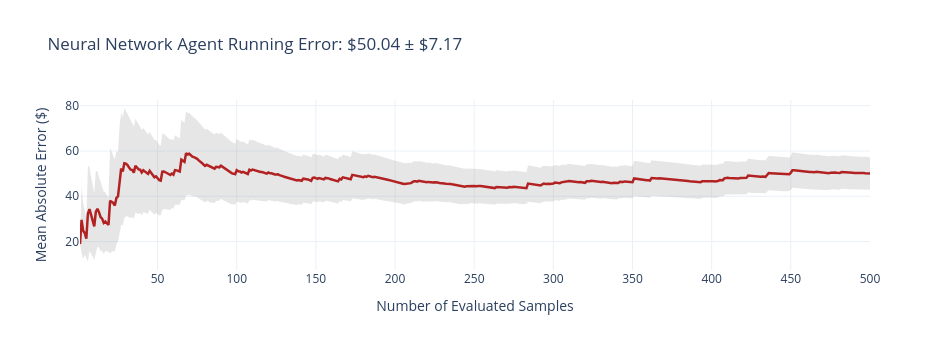
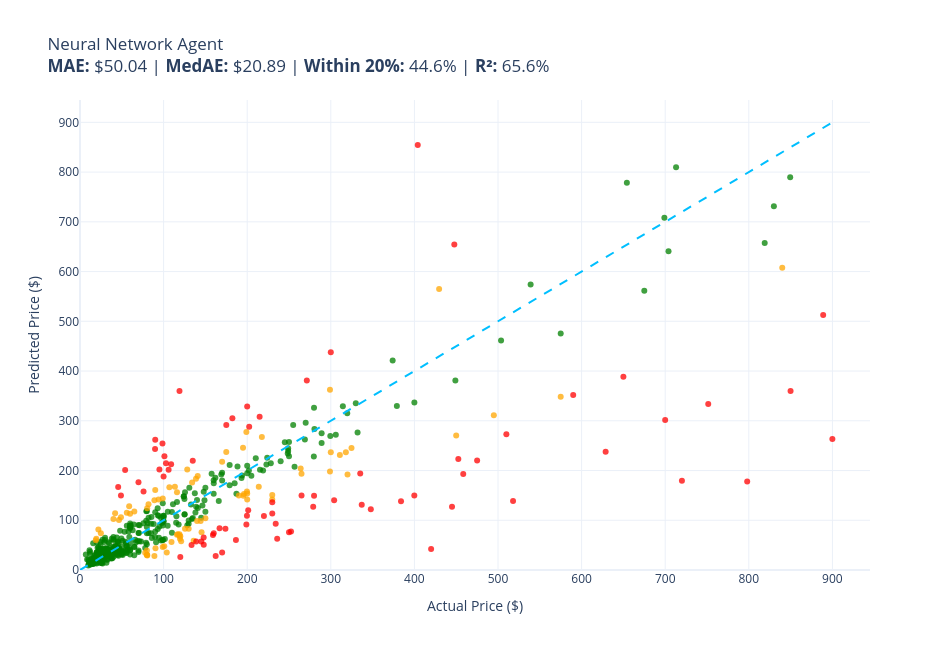

Notebook cell for these charts, in order:
### Markdown cell above
##### 5.3.1 Individual Agent Benchmarks

### Code cell
# 1. Neural Network Agent
logging.getLogger().setLevel(logging.WARNING)
evaluate(
    function=lambda item: nn_agent.price(item),
    data=eval_data,
    size=NUM_EVAL_ITEMS,
    title="Neural Network Agent"
)

### Figure 1 — Plotly figure (JSON) as saved in the notebook; plotly's stock layout.template omitted (floating-point values rounded to 4 significant figures; data arrays with more than 128 entries replaced by an {"elided": "..."} marker saying what was removed)
{"data": [{"fill": "toself", "fillcolor": "rgba(128,128,128,0.2)", "hoverinfo": "skip", "line": {"color": "rgba(255,255,255,0)"}, "name": "95% CI", "showlegend": false, "type": "scatter", "x": {"elided": "1000 int values"}, "y": {"elided": "1000 float values"}}, {"customdata": {"elided": "500 float values"}, "hovertemplate": "n=%{x}<br>Avg Error: $%{y:,.2f}<br>±95% CI: $%{customdata:,.2f}<extra></extra>", "line": {"color": "firebrick", "width": 2.5}, "mode": "lines", "name": "Cumulative Avg Error", "type": "scatter", "x": {"elided": "500 int values"}, "y": {"elided": "500 float values"}}], "layout": {"height": 350, "showlegend": false, "title": {"text": "Neural Network Agent Running Error: $50.04 ± $7.17"}, "width": 950, "xaxis": {"title": {"text": "Number of Evaluated Samples"}}, "yaxis": {"title": {"text": "Mean Absolute Error ($)"}}}}

### Figure 2 — Plotly figure (JSON) as saved in the notebook; plotly's stock layout.template omitted (floating-point values rounded to 4 significant figures; data arrays with more than 128 entries replaced by an {"elided": "..."} marker saying what was removed)
{"data": [{"customdata": {"elided": "348x1 str values"}, "hovertemplate": "%{customdata[0]}<extra></extra>", "legendgroup": "green", "marker": {"color": "green", "opacity": 0.75, "size": 6, "symbol": "circle"}, "mode": "markers", "name": "green", "orientation": "v", "showlegend": true, "type": "scatter", "x": {"elided": "348 float values"}, "xaxis": "x", "y": {"elided": "348 float values"}, "yaxis": "y"}, {"customdata": [["telpo Headlight Assembly Fit For 15 Camr...<br>Guess: $156.21<br>Actual: $115.99<br>Error: $40.22"], ["RBC12-UPC Replacement Battery Cartridge ...<br>Guess: $141.97<br>Actual: $229.99<br>Error: $88.02"], ["SuppliesOutlet Compatible Toner Cartridg...<br>Guess: $98.35<br>Actual: $144.29<br>Error: $45.94"], ["Mini PC, Kinupute Desktop Computer E3-12...<br>Guess: $311.21<br>Actual: $495.00<br>Error: $183.79"], ["Clementoni 39132.5 Jigsaw Puzzle 1,000 P...<br>Guess: $30.32<br>Actual: $79.95<br>Error: $49.63"], ["KOMPUTERBAY 4GB 2X 2GB DDR2 1066MHz PC2-...<br>Guess: $30.74<br>Actual: $80.34<br>Error: $49.60"], ["Travelpro Platinum Elite Slim Business L...<br>Guess: $167.33<br>Actual: $213.83<br>Error: $46.50"], ["Wenger City Upgrade Laptop Backpack with...<br>Guess: $75.83<br>Actual: $145.42<br>Error: $69.59"], ["Fjallraven, Kanken Laptop 15\" Backpack f...<br>Guess: $62.88<br>Actual: $119.65<br>Error: $56.77"], ["Diversitech WG840585 Motor, (Ddb) 1/3Hp,...<br>Guess: $176.06<br>Actual: $134.12<br>Error: $41.94"], ["Webcem Solar Shed Light Outdoor Indoor, ...<br>Guess: $34.47<br>Actual: $77.96<br>Error: $43.49"], ["Engine Thermostat, Replace 19301-PAA-306...<br>Guess: $59.90<br>Actual: $18.89<br>Error: $41.01"], ["Marvel Legends Series X-Men 6-Inch Archa...<br>Guess: $46.06<br>Actual: $98.95<br>Error: $52.89"], ["EMART Photography C Stand with Boom Arm,...<br>Guess: $67.62<br>Actual: $119.99<br>Error: $52.37"], ["Walker Exhaust Ultra EPA 16478 Direct Fi...<br>Guess: $348.08<br>Actual: $574.99<br>Error: $226.91"], ["4pc Wheel Spacers Adapters 4\" (2inch Per...<br>Guess: $72.11<br>Actual: $116.95<br>Error: $44.84"], ["Mikrotik RB3011UIAS-RM RouterBOARD 10xGi...<br>Guess: $198.14<br>Actual: $299.00<br>Error: $100.86"], ["MXR Carbon Copy Deluxe Analog Delay Guit...<br>Guess: $149.09<br>Actual: $195.50<br>Error: $46.41"], ["Ibanez M510OVS Acoustic Mandolin in Vint...<br>Guess: $217.51<br>Actual: $169.99<br>Error: $47.52"], ["CradlePoint Compact Broadband Router (CB...<br>Guess: $140.33<br>Actual: $89.00<br>Error: $51.33"], ["Universal Power Group 12V 100Ah Sealed L...<br>Guess: $141.91<br>Actual: $199.99<br>Error: $58.08"], ["Hp Pavilion P7-1257c Motherboard Aahd3-h...<br>Guess: $113.17<br>Actual: $59.86<br>Error: $53.31"], ["UPR Mach 1 Chin Spoiler Fits 94-98 Musta...<br>Guess: $117.71<br>Actual: $64.99<br>Error: $52.72"], ["ROHL WSGUM3018WH Wire Sink Grids, White<br>Guess: $202.21<br>Actual: $128.28<br>Error: $73.93"], ["Diversitech UC2436-3 Ultralite Condenser...<br>Guess: $124.20<br>Actual: $80.39<br>Error: $43.81"], ["Lorell Bell Chair Glide, 2.5\", Black<br>Guess: $62.70<br>Actual: $19.50<br>Error: $43.20"], ["APS iBoard (304 Stainless Steel Polished...<br>Guess: $193.41<br>Actual: $264.95<br>Error: $71.54"], ["StonKraft Brass Chess Board Game Set wit...<br>Guess: $98.50<br>Actual: $140.00<br>Error: $41.50"], ["A-Premium Front Suspension Steering Knuc...<br>Guess: $106.05<br>Actual: $48.99<br>Error: $57.06"], ["Dell XPS 13 9343-2727SLV 13.3\" Full HD S...<br>Guess: $607.94<br>Actual: $839.99<br>Error: $232.05"], ["Disney Princess Sparkling Princess Sleep...<br>Guess: $74.12<br>Actual: $24.95<br>Error: $49.17"], ["Garmin 010-12402-10 GT15M-TM Transom-Mou...<br>Guess: $183.54<br>Actual: $138.74<br>Error: $44.80"], ["MonMount Triple Monitor Stand Freestandi...<br>Guess: $39.39<br>Actual: $79.99<br>Error: $40.60"], ["World's Smallest Barbie Dreamhouse - (Bu...<br>Guess: $102.37<br>Actual: $39.99<br>Error: $62.38"], ["DAKOTT Kids Ride On Truck with Storage S...<br>Guess: $192.04<br>Actual: $319.99<br>Error: $127.95"], ["Pyle Home Premium New and Improved 4 Zon...<br>Guess: $57.59<br>Actual: $120.99<br>Error: $63.40"], ["16\" Tiffany Style Blue Stained Glass Art...<br>Guess: $149.67<br>Actual: $190.00<br>Error: $40.33"], ["MATX M.2 A 1155 Motherboard, DDR3 1066/1...<br>Guess: $100.41<br>Actual: $46.61<br>Error: $53.80"], ["02-13 2011 2012 2013 DODGE RAM RECEIVER ...<br>Guess: $245.46<br>Actual: $324.75<br>Error: $79.29"], ["CASAR HJ4022 Dual Swing Gate Opener Ligh...<br>Guess: $362.62<br>Actual: $299.00<br>Error: $63.62"], ["ALLOYWORKS 3 Row All Aluminum Radiator f...<br>Guess: $277.24<br>Actual: $199.00<br>Error: $78.24"], ["Hawk HB799F.597 Brake Pad<br>Guess: $143.70<br>Actual: $98.99<br>Error: $44.71"], ["Caran d'Ache 849: Metal Pen Ballpoint Re...<br>Guess: $81.67<br>Actual: $22.00<br>Error: $59.67"], ["TRANSTAR 6494 Urethane Flattening Agent ...<br>Guess: $56.43<br>Actual: $109.48<br>Error: $53.05"], ["Kndko Beverage Refrigerator Cooler - Min...<br>Guess: $152.96<br>Actual: $196.07<br>Error: $43.11"], ["Milwauke Lineman's High-Leverage Ratchet...<br>Guess: $58.80<br>Actual: $135.93<br>Error: $77.13"], ["Diplomat Excellence A2 Trim Fountain Pen...<br>Guess: $245.94<br>Actual: $195.00<br>Error: $50.94"], ["Shopcorp MS-390, 110V Industrial Motor A...<br>Guess: $113.93<br>Actual: $41.99<br>Error: $71.94"], ["3D MAXpider Cargo Custom Fit All-Weather...<br>Guess: $132.15<br>Actual: $81.95<br>Error: $50.20"], ["Beautost Fit for Porsche Macan 2014 2015...<br>Guess: $83.00<br>Actual: $129.99<br>Error: $46.99"], ["VGEBY1 Portal Axles, Red Metal Front Rea...<br>Guess: $43.70<br>Actual: $90.28<br>Error: $46.58"], ["Pop! Star Wars: Rancor with Luke & Slave...<br>Guess: $160.97<br>Actual: $89.99<br>Error: $70.98"], ["Hellwig 983 EZ Level Helper Spring Kit<br>Guess: $236.99<br>Actual: $174.95<br>Error: $62.04"], ["Palladium Empress Crystal (tm) Glass Fri...<br>Guess: $267.46<br>Actual: $217.53<br>Error: $49.93"], ["Kohler 3493-RA-0 Bath Hardware, White<br>Guess: $564.77<br>Actual: $429.56<br>Error: $135.21"], ["RCA RFRF710-WHITE Chest Freezer, Up to 1...<br>Guess: $270.49<br>Actual: $449.99<br>Error: $179.50"], ["SAMSUNG SMGRF4287HARS/XAA ASSEMBLY LEVER...<br>Guess: $35.16<br>Actual: $103.79<br>Error: $68.63"], ["A-Premium Electric Fuel Pump Module Asse...<br>Guess: $71.00<br>Actual: $115.99<br>Error: $44.99"], ["Klein Tools 63050-EINS Cable Cutters, El...<br>Guess: $128.24<br>Actual: $58.80<br>Error: $69.44"], ["Longacre 52-50483 Digital Shock Inflatio...<br>Guess: $83.14<br>Actual: $125.61<br>Error: $42.47"], ["ATP Automotive Graywerks 101322 Exhaust ...<br>Guess: $231.23<br>Actual: $310.82<br>Error: $79.59"], ["Elite Core Neutrik PowerCon Power Extens...<br>Guess: $114.93<br>Actual: $55.99<br>Error: $58.94"], ["ASURION 4 Year Musical Instrument Accide...<br>Guess: $104.05<br>Actual: $149.99<br>Error: $45.94"], ["OHREX N900 GPS Navigation for Truck Rv C...<br>Guess: $141.69<br>Actual: $93.99<br>Error: $47.70"], ["Death By Audio Echo Master Vocal Delay &...<br>Guess: $236.63<br>Actual: $300.00<br>Error: $63.37"], ["Kinesis Freestyle2 Keyboard for PC Kb800...<br>Guess: $28.04<br>Actual: $89.00<br>Error: $60.96"], ["iOptron 8434 StarFi Adaptor (Grey)<br>Guess: $47.57<br>Actual: $100.81<br>Error: $53.24"], ["ANFERSONLIGHT 52-Inch Tropical Fan Light...<br>Guess: $150.99<br>Actual: $229.99<br>Error: $79.00"], ["Plantronics 85619-12 Wired Headset, Gray<br>Guess: $68.83<br>Actual: $118.99<br>Error: $50.16"], ["APS iBoard Running Boards (Nerf Bars Sid...<br>Guess: $236.77<br>Actual: $318.00<br>Error: $81.23"], ["APDTY 9551371 Steering Knuckle Compatibl...<br>Guess: $157.93<br>Actual: $199.67<br>Error: $41.74"], ["FIA SP88-5 BLACK Universal Fit Truck Buc...<br>Guess: $188.87<br>Actual: $140.80<br>Error: $48.07"], ["OREDY Pair of 2 Rear Struts & Coil Sprin...<br>Guess: $166.46<br>Actual: $106.88<br>Error: $59.58"], ["Battalion Hanger, Bracket, Kit<br>Guess: $29.29<br>Actual: $80.44<br>Error: $51.15"], ["Flowmaster 527504 50 Big Block Muffler -...<br>Guess: $203.85<br>Actual: $263.95<br>Error: $60.10"], ["PNY Quadro NVS 420 PCI-Express x 16 with...<br>Guess: $153.89<br>Actual: $199.99<br>Error: $46.10"], ["R1 Concepts For 2000-2010 Celica, tC R1 ...<br>Guess: $167.39<br>Actual: $113.52<br>Error: $53.87"], ["Modern Table Lamp Metal Glass Dome Shade...<br>Guess: $72.08<br>Actual: $119.00<br>Error: $46.92"]], "hovertemplate": "%{customdata[0]}<extra></extra>", "legendgroup": "orange", "marker": {"color": "orange", "opacity": 0.75, "size": 6, "symbol": "circle"}, "mode": "markers", "name": "orange", "orientation": "v", "showlegend": true, "type": "scatter", "x": [116.0, 230.0, 144.3, 495.0, 79.95, 80.34, 213.8, 145.4, 119.7, 134.1, 77.96, 18.89, 98.95, 120.0, 575.0, 117.0, 299.0, 195.5, 170.0, 89.0, 200.0, 59.86, 64.99, 128.3, 80.39, 19.5, 264.9, 140.0, 48.99, 840.0, 24.95, 138.7, 79.99, 39.99, 320.0, 121.0, 190.0, 46.61, 324.8, 299.0, 199.0, 98.99, 22.0, 109.5, 196.1, 135.9, 195.0, 41.99, 81.95, 130.0, 90.28, 89.99, 174.9, 217.5, 429.6, 450.0, 103.8, 116.0, 58.8, 125.6, 310.8, 55.99, 150.0, 93.99, 300.0, 89.0, 100.8, 230.0, 119.0, 318.0, 199.7, 140.8, 106.9, 80.44, 263.9, 200.0, 113.5, 119.0], "xaxis": "x", "y": [156.2, 142.0, 98.35, 311.2, 30.32, 30.74, 167.3, 75.83, 62.88, 176.1, 34.47, 59.9, 46.06, 67.62, 348.1, 72.11, 198.1, 149.1, 217.5, 140.3, 141.9, 113.2, 117.7, 202.2, 124.2, 62.7, 193.4, 98.5, 106.0, 607.9, 74.12, 183.5, 39.39, 102.4, 192.0, 57.59, 149.7, 100.4, 245.5, 362.6, 277.2, 143.7, 81.67, 56.43, 153.0, 58.8, 245.9, 113.9, 132.1, 83.0, 43.7, 161.0, 237.0, 267.5, 564.8, 270.5, 35.16, 71.0, 128.2, 83.14, 231.2, 114.9, 104.0, 141.7, 236.6, 28.04, 47.57, 151.0, 68.83, 236.8, 157.9, 188.9, 166.5, 29.29, 203.8, 153.9, 167.4, 72.08], "yaxis": "y"}, {"customdata": [["PEMP E65 E66 CDC Simulate Optical Fiber ...<br>Guess: $359.95<br>Actual: $119.00<br>Error: $240.95"], ["SKB iSeries 3i-13096-6KP Case for BlackM...<br>Guess: $291.76<br>Actual: $174.99<br>Error: $116.77"], ["DEWALT 20V MAX* XR Impact Driver with Bl...<br>Guess: $223.08<br>Actual: $452.53<br>Error: $229.45"], ["Aolemi Oil Rubbed Bronze Single Function...<br>Guess: $254.58<br>Actual: $98.65<br>Error: $155.93"], ["JRready ST6313 DT Deutsch Connector Kit,...<br>Guess: $108.86<br>Actual: $199.68<br>Error: $90.82"], ["Dakota Alert MURS Alert Probe Sensor - M...<br>Guess: $108.47<br>Actual: $219.99<br>Error: $111.52"], ["KOHLER 18865-CP Filtered Water Faucet, P...<br>Guess: $220.27<br>Actual: $475.00<br>Error: $254.73"], ["Evan-Fischer Front Bumper Cover Compatib...<br>Guess: $287.78<br>Actual: $202.38<br>Error: $85.40"], ["Sumerain S1339CM Double Handle Widesprea...<br>Guess: $62.99<br>Actual: $235.86<br>Error: $172.87"], ["Poison Spyder 10-08-020 Rocker Knocker<br>Guess: $237.80<br>Actual: $628.76<br>Error: $390.96"], ["Lighted Triangle Mirror Cabinet Bathroom...<br>Guess: $127.01<br>Actual: $445.00<br>Error: $317.99"], ["BESTILL Wall Mounted Shower Faucet Set, ...<br>Guess: $157.72<br>Actual: $76.00<br>Error: $81.72"], ["Pidoko Kids Train Table, Grey with 90 Pc...<br>Guess: $26.06<br>Actual: $119.97<br>Error: $93.91"], ["ANZO USA 111207 GMC SIERRA 99-06 / YUKON...<br>Guess: $304.91<br>Actual: $182.28<br>Error: $122.63"], ["KOHLER K-1185540-CP Assembly-Slider<br>Guess: $166.64<br>Actual: $45.67<br>Error: $120.97"], ["Urth 62mm UV, Circular Polarizing (CPL),...<br>Guess: $57.47<br>Actual: $139.00<br>Error: $81.53"], ["Canon Sure Shot 90u 35mm Date Camera<br>Guess: $149.71<br>Actual: $399.89<br>Error: $250.18"], ["GENUINE VOLVO THERMOSTAT (3.0, 3.2) S60 ...<br>Guess: $214.42<br>Actual: $102.85<br>Error: $111.57"], ["Music Hall pa15.3 MM/MC Phono Preamplifi...<br>Guess: $75.97<br>Actual: $250.00<br>Error: $174.03"], ["Competition Clutch Disc and Pressure Pla...<br>Guess: $273.05<br>Actual: $510.00<br>Error: $236.95"], ["KUNFINE Android Radio CarPlay & Android ...<br>Guess: $201.71<br>Actual: $106.00<br>Error: $95.71"], ["VIPMOTOZ Sequential Turn Signal Premium ...<br>Guess: $127.34<br>Actual: $278.94<br>Error: $151.60"], ["Steering Wheel, Carbon Fiber Automotive ...<br>Guess: $654.46<br>Actual: $447.74<br>Error: $206.72"], ["Pacific Drums PDCM1618TTRB 16 x 18 Inche...<br>Guess: $41.99<br>Actual: $419.99<br>Error: $378.00"], ["HP Laserjet 2100 Laser Printer W/Test Pr...<br>Guess: $437.55<br>Actual: $299.98<br>Error: $137.57"], ["Targus CityGear Durable Backpack, Black,...<br>Guess: $50.17<br>Actual: $133.43<br>Error: $83.26"], ["Honeywell HWF2A-COM LTE/IP Digital Cellu...<br>Guess: $193.90<br>Actual: $335.20<br>Error: $141.30"], ["AIRAID Cold Air Intake System by K&N: In...<br>Guess: $328.83<br>Actual: $199.99<br>Error: $128.84"], ["Print Head Printhead for Zebra ZM400 Bar...<br>Guess: $35.43<br>Actual: $169.99<br>Error: $134.56"], ["Orange Amplifiers Crush12 12W 1x6 Guitar...<br>Guess: $212.84<br>Actual: $109.00<br>Error: $103.84"], ["Vox V847-C Wah Pedal<br>Guess: $135.97<br>Actual: $229.99<br>Error: $94.02"], ["PN-8593-G0 : Ghost Loaded ResoMax NW1 Wr...<br>Guess: $77.39<br>Actual: $252.41<br>Error: $175.02"], ["Garage-Pro Tail Light Compatible with 20...<br>Guess: $92.97<br>Actual: $234.10<br>Error: $141.13"], ["NI-KDS Fuser Assembly, RM1-6405 for HP P...<br>Guess: $202.26<br>Actual: $94.99<br>Error: $107.27"], ["rolls, 4 A-B Box (MA252)<br>Guess: $91.60<br>Actual: $199.00<br>Error: $107.40"], ["930 Axle Kit For Bus Trans, 19 1/4\" Leng...<br>Guess: $178.04<br>Actual: $798.06<br>Error: $620.02"], ["FE37190 Upgraded Rear AC Line Set, Air C...<br>Guess: $131.36<br>Actual: $336.99<br>Error: $205.63"], ["CHEYA Real Carbon Fiber Car Door Sill Sc...<br>Guess: $51.00<br>Actual: $148.00<br>Error: $97.00"], ["AT&T Airties Air 4921 Smart Wi-Fi Extend...<br>Guess: $113.63<br>Actual: $229.99<br>Error: $116.36"], ["FSYAO 20V 1/2 inch cordless impact wrenc...<br>Guess: $261.69<br>Actual: $89.99<br>Error: $171.70"], ["Grundfos 96693071 Pump MQ Protective Key...<br>Guess: $57.40<br>Actual: $145.09<br>Error: $87.69"], ["Luna Floral Flamed Maple Concert Ukulele...<br>Guess: $140.39<br>Actual: $304.00<br>Error: $163.61"], ["Bestem (CBDU-696-BPN-M-F-KIT) Black Carb...<br>Guess: $308.34<br>Actual: $214.85<br>Error: $93.49"], ["For Toyota Echo Prius & Scion xA xB Comp...<br>Guess: $192.92<br>Actual: $458.41<br>Error: $265.49"], ["Hudson Pro 23003 18V Lithium Ion Deflato...<br>Guess: $188.16<br>Actual: $99.99<br>Error: $88.17"], ["T-Rex Racing Fender Eliminator for Suzuk...<br>Guess: $176.67<br>Actual: $69.95<br>Error: $106.72"], ["Autoloc Power Accessories 9704 2 Door Re...<br>Guess: $65.45<br>Actual: $147.93<br>Error: $82.48"], ["Smith-Victor K33 3 700SG Quartz Light, 1...<br>Guess: $351.73<br>Actual: $589.95<br>Error: $238.22"], ["Magnavox 13MDTD20 13-Inch TV-DVD Combo<br>Guess: $149.27<br>Actual: $279.96<br>Error: $130.69"], ["GIANDEL Pure Sine Wave Power Inverter 50...<br>Guess: $263.52<br>Actual: $899.96<br>Error: $636.44"], ["Microsoft Surface Book 512GB with Perfor...<br>Guess: $854.46<br>Actual: $404.00<br>Error: $450.46"], ["Blum, Compact Blumotion 38N (New Bmn) Hi...<br>Guess: $84.04<br>Actual: $166.96<br>Error: $82.92"], ["Steiff Classic 1920 Teddy Bear, 14\" - Fo...<br>Guess: $119.97<br>Actual: $201.20<br>Error: $81.23"], ["wet sounds ADP TC3-Swivel Mini REV Stain...<br>Guess: $138.19<br>Actual: $383.99<br>Error: $245.80"], ["Custom Shop - Speed Green - Hot Rod Flat...<br>Guess: $228.88<br>Actual: $100.99<br>Error: $127.89"], ["Moonshine Stills 13 Gallon Still Boiler<br>Guess: $122.03<br>Actual: $347.87<br>Error: $225.84"], ["Delphi FG1683 Fuel Module<br>Guess: $138.90<br>Actual: $517.99<br>Error: $379.09"], ["Panasonic SDR-S26 SD Camcorder (Black)<br>Guess: $243.07<br>Actual: $89.80<br>Error: $153.27"], ["Kichler Avery 33.25\" 4 Light Vanity Ligh...<br>Guess: $219.46<br>Actual: $134.90<br>Error: $84.56"], ["Xapolu 70W LED Canopy Light, 9800 Lums(3...<br>Guess: $200.91<br>Actual: $53.99<br>Error: $146.92"], ["8 Hole Shakuhachi Dongxiao Bamboo Flute ...<br>Guess: $73.77<br>Actual: $159.95<br>Error: $86.18"], ["SAMSUNG Electronics Galaxy S22 Ultra Sma...<br>Guess: $359.70<br>Actual: $849.95<br>Error: $490.25"], ["Arnott AS-3323 New Front Rt Eibach Air S...<br>Guess: $333.77<br>Actual: $751.47<br>Error: $417.70"], ["ReadyLift 69-8020 Smart Suspension Techn...<br>Guess: $301.59<br>Actual: $699.95<br>Error: $398.36"], ["UTV INC Polaris RZR XP Turbo S PCI Two W...<br>Guess: $149.80<br>Actual: $49.00<br>Error: $100.80"], ["Mishimoto MMRAD-F2D-99 Performance Alumi...<br>Guess: $512.82<br>Actual: $888.95<br>Error: $376.13"], ["Case of 1 Transmitter and 15 Receivers 1...<br>Guess: $179.34<br>Actual: $719.99<br>Error: $540.65"], ["POP! Funko Television Stranger Things Ma...<br>Guess: $28.22<br>Actual: $162.28<br>Error: $134.06"], ["Canon 2585A001 52mm Drop-in Circular Pol...<br>Guess: $60.13<br>Actual: $186.50<br>Error: $126.37"], ["ASUS ZenBeam E1 Portable Mini Projector ...<br>Guess: $149.94<br>Actual: $264.99<br>Error: $115.05"], ["HP Photosmart C410a Premium Fax e-All-in...<br>Guess: $388.70<br>Actual: $649.99<br>Error: $261.29"], ["Dawn LCO470304 Contemporary Colorado Riv...<br>Guess: $83.04<br>Actual: $173.96<br>Error: $90.92"], ["Spyder Auto Ford F150/Expedition Black C...<br>Guess: $381.06<br>Actual: $271.31<br>Error: $109.75"], ["RESHY High Precision 30kg x 1g Industria...<br>Guess: $70.14<br>Actual: $159.00<br>Error: $88.86"]], "hovertemplate": "%{customdata[0]}<extra></extra>", "legendgroup": "red", "marker": {"color": "red", "opacity": 0.75, "size": 6, "symbol": "circle"}, "mode": "markers", "name": "red", "orientation": "v", "showlegend": true, "type": "scatter", "x": [119.0, 175.0, 452.5, 98.65, 199.7, 220.0, 475.0, 202.4, 235.9, 628.8, 445.0, 76.0, 120.0, 182.3, 45.67, 139.0, 399.9, 102.8, 250.0, 510.0, 106.0, 278.9, 447.7, 420.0, 300.0, 133.4, 335.2, 200.0, 170.0, 109.0, 230.0, 252.4, 234.1, 94.99, 199.0, 798.1, 337.0, 148.0, 230.0, 89.99, 145.1, 304.0, 214.8, 458.4, 99.99, 69.95, 147.9, 590.0, 280.0, 900.0, 404.0, 167.0, 201.2, 384.0, 101.0, 347.9, 518.0, 89.8, 134.9, 53.99, 159.9, 850.0, 751.5, 700.0, 49.0, 889.0, 720.0, 162.3, 186.5, 265.0, 650.0, 174.0, 271.3, 159.0], "xaxis": "x", "y": [360.0, 291.8, 223.1, 254.6, 108.9, 108.5, 220.3, 287.8, 62.99, 237.8, 127.0, 157.7, 26.06, 304.9, 166.6, 57.47, 149.7, 214.4, 75.97, 273.1, 201.7, 127.3, 654.5, 41.99, 437.5, 50.17, 193.9, 328.8, 35.43, 212.8, 136.0, 77.39, 92.97, 202.3, 91.6, 178.0, 131.4, 51.0, 113.6, 261.7, 57.4, 140.4, 308.3, 192.9, 188.2, 176.7, 65.45, 351.7, 149.3, 263.5, 854.5, 84.04, 120.0, 138.2, 228.9, 122.0, 138.9, 243.1, 219.5, 200.9, 73.77, 359.7, 333.8, 301.6, 149.8, 512.8, 179.3, 28.22, 60.13, 149.9, 388.7, 83.04, 381.1, 70.14], "yaxis": "y"}, {"hoverinfo": "skip", "line": {"color": "deepskyblue", "dash": "dash", "width": 2}, "mode": "lines", "name": "Ideal (y = x)", "showlegend": false, "type": "scatter", "x": [0, 900.0], "y": [0, 900.0]}], "layout": {"height": 650, "legend": {"title": {"text": "color"}, "tracegroupgap": 0}, "showlegend": false, "title": {"text": "Neural Network Agent<br><b>MAE:</b> $50.04 | <b>MedAE:</b> $20.89 | <b>Within 20%:</b> 44.6% | <b>R²:</b> 65.6%"}, "width": 950, "xaxis": {"anchor": "y", "domain": [0, 1], "range": [0, 945.0], "title": {"text": "Actual Price ($)"}}, "yaxis": {"anchor": "x", "domain": [0, 1], "range": [0, 945.0], "title": {"text": "Predicted Price ($)"}}}}
